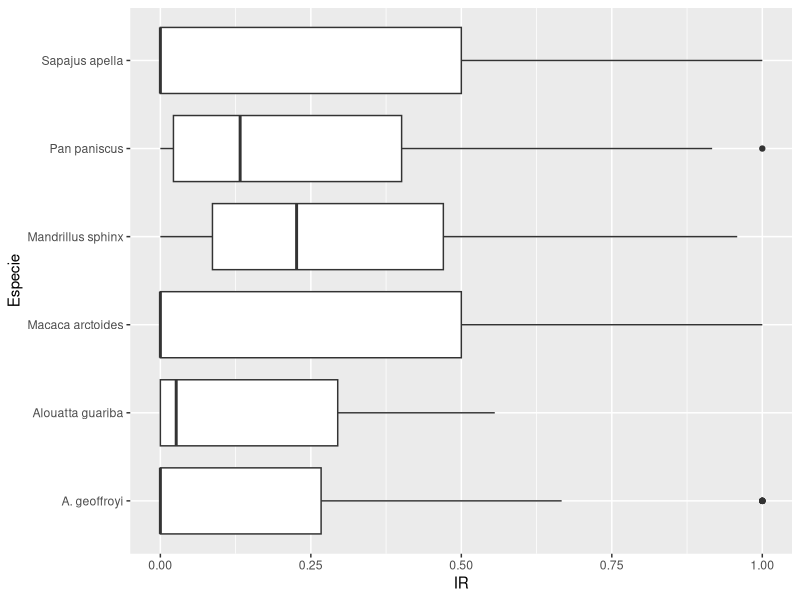
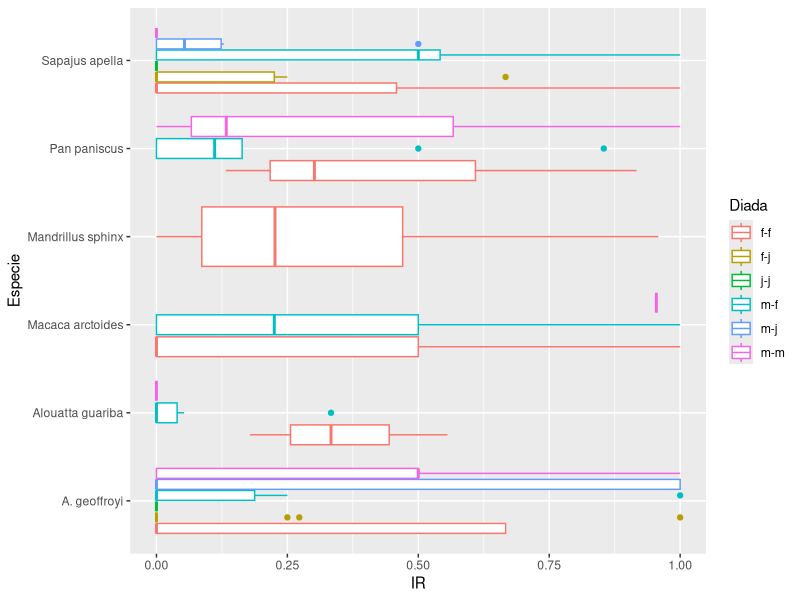
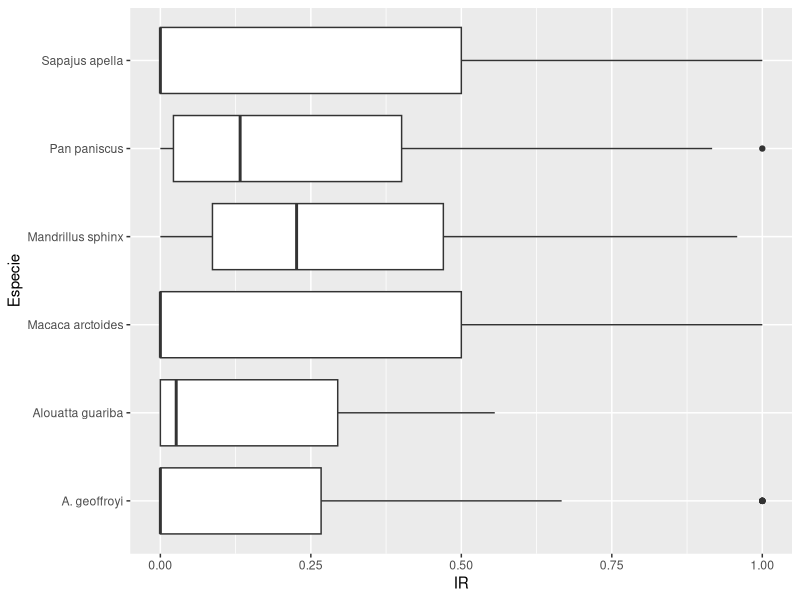
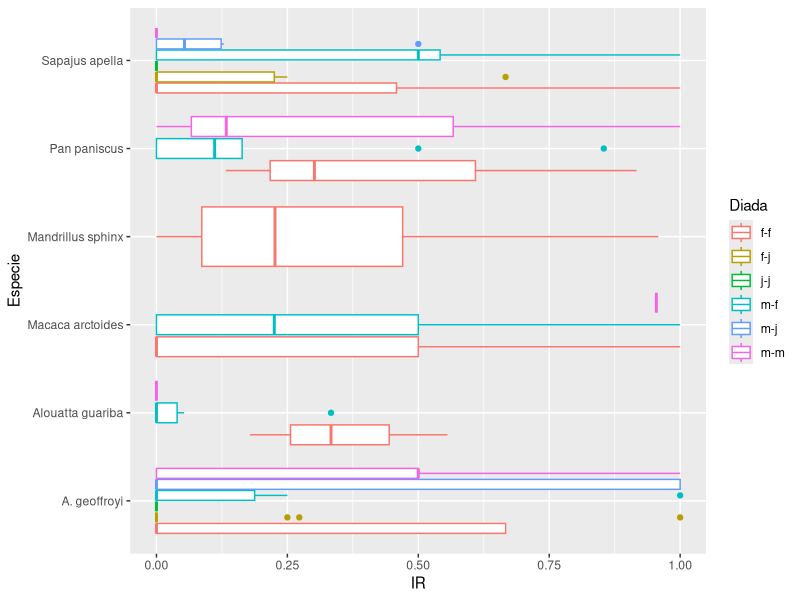

Reproduce these figures in R, in order.
library(tidyverse)
eventos <- read_csv("grooming-ev.csv")

eventos <- eventos %>%
    mutate(Diada=ifelse(Diada=="mf","m-f",Diada))

############ BOXPLOT GENERAL
eventos %>% ggplot(aes(x=Especie,y=IR))+
    geom_boxplot() +
    coord_flip()

ggsave("ir_events.png")

############ BOXPLOT POR DIADA
eventos %>% ggplot(aes(x=Especie,y=IR,color=Diada))+
    geom_boxplot() +
    coord_flip()

ggsave("ir_events_dyad.png")
